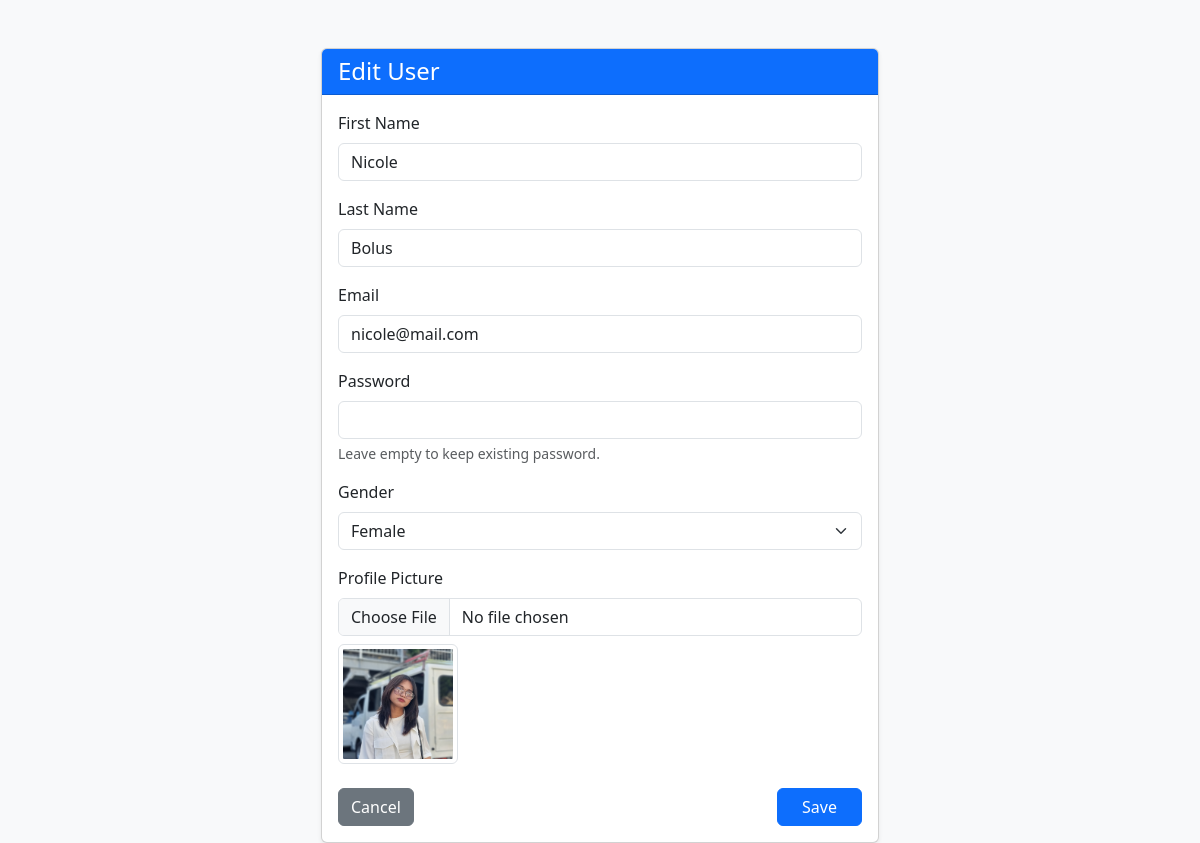
The app's page /registration/users/6/edit/ (signed in) with its own data.
### registration/models.py (models this page shows, shortened)
class UserRegistration(models.Model):
    first_name = models.CharField(max_length=100)
    last_name = models.CharField(max_length=100)
    email = models.EmailField(max_length=150)
    gender = models.CharField(max_length=12)
    password = models.CharField(max_length=100)
    profile_picture = models.ImageField(
        upload_to='profile_pictures/',
        null=True,
        blank=True
)

### registration/views.py (the view)
    def wrapper(request, *args, **kwargs):
        if not request.session.get('user_id'):
            return redirect(f"{reverse('registration:login_html')}?next={request.path}")
        return fn(request, *args, **kwargs)

### registration/views.py (called while the page is built, shortened)
def login_required_view(fn):
    def wrapper(request, *args, **kwargs):
        if not request.session.get('user_id'):
            return redirect(f"{reverse('registration:login_html')}?next={request.path}")
        return fn(request, *args, **kwargs)
    wrapper.__name__ = fn.__name__
    return wrapper

@login_required_view
def user_update_html(request, pk):
    user = get_object_or_404(UserRegistration, pk=pk)
    return render(request, 'registration/user_form.html', {
        'title': 'Edit User',
        'user': user,
    })

### MyBackend/templates/registration/user_form.html (shortened to what this page needs)
<!doctype html>
<html>
<head>
    <link href="https://cdn.jsdelivr.net/npm/bootstrap@5.3.2/dist/css/bootstrap.min.css" rel="stylesheet">
</head>
<body class="bg-light">
<div class="container mt-5">
    <div class="col-md-6 offset-md-3">
        <div class="card shadow-sm">
            <div class="card-header bg-primary text-white">
                <h4 class="mb-0">{{ title }}</h4>
            </div>
            <div class="card-body">
                <form method="post" enctype="multipart/form-data">
                    <div class="mb-3">
                        <label class="form-label">First Name</label>
                        <input type="text" name="first_name" class="form-control"
                               value="{% if user %}{{ user.first_name }}{% endif %}" required>
                    </div>
                    <div class="mb-3">
                        <label class="form-label">Last Name</label>
                        <input type="text" name="last_name" class="form-control"
                               value="{% if user %}{{ user.last_name }}{% endif %}" required>
                    </div>
                    <div class="mb-3">
                        <label class="form-label">Email</label>
                        <input type="email" name="email" class="form-control"
                               value="{% if user %}{{ user.email }}{% endif %}" required>
                    </div>
                    <div class="mb-3">
                        <label class="form-label">Password</label>
                        <input type="password" name="password" class="form-control"
                               {% if title == 'Add User' %}required{% endif %}>
                        <div class="form-text">
                            {% if title == "Edit User" %}
                                Leave empty to keep existing password.
                            {% endif %}
                        </div>
                    </div>
                    <div class="mb-3">
                        <label class="form-label">Gender</label>
                        <select name="gender" class="form-select">
                            <option value="Female" {% if user and user.gender == "Female" %}selected{% endif %}>Female</option>
                        </select>
                    </div>
                    <div class="mb-3">
                        <label class="form-label">Profile Picture</label>
                        <input type="file" name="profile_picture" class="form-control">
                        {% if user and user.profile_picture %}
                            <img src="{{ user.profile_picture.url }}" class="img-thumbnail mt-2" width="120">
                        {% endif %}
                    </div>
                    <div class="d-flex justify-content-between mt-4">
                        <a href="{% url 'registration:users_html' %}" class="btn btn-secondary">Cancel</a>
                        <button type="submit" class="btn btn-primary px-4">Save</button>
                    </div>
                </form>
            </div>
        </div>
    </div>
</div>
</body>
</html>

### records on screen
UserRegistration: first_name "Nicole", last_name "Bolus", email "nicole@mail.com", gender "Female", profile_picture (placeholder picture)

### other values on screen
{{ title }} "Edit User"
